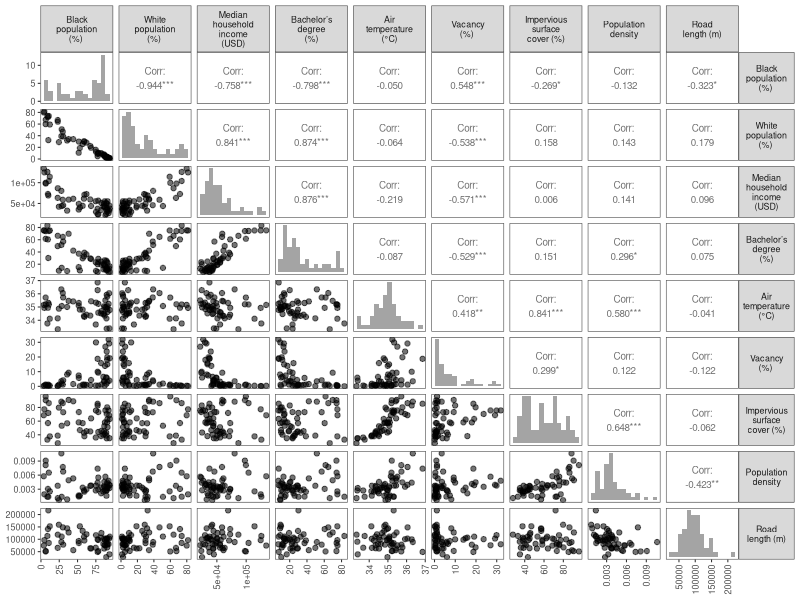
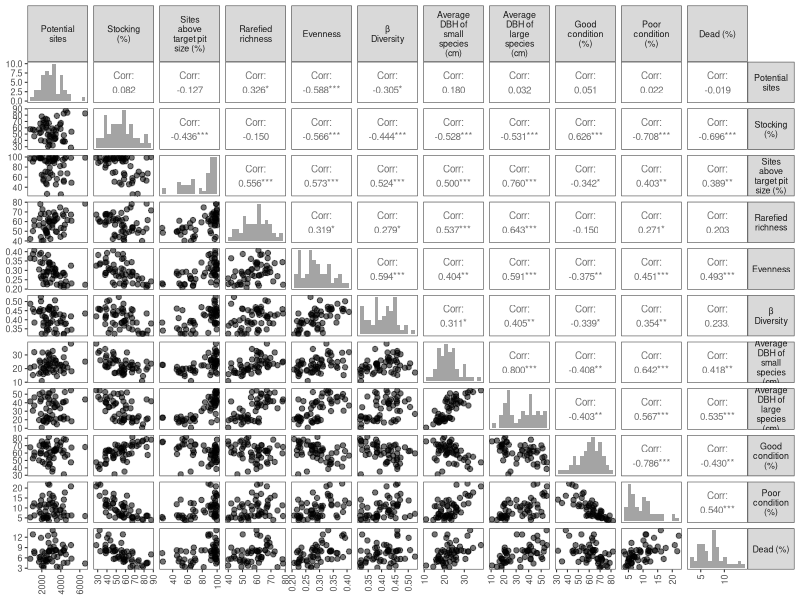

The R script that drew these images, in order:
## ---- chunk 1
library(tidyverse)
library(GGally)


Dependent_pair <- 
  # read_csv('input_data/Dependent_variable_2025-03-14.csv') |> 
  # read_csv('input_data/Dependent_variable_2025-03-27.csv') |>
  read_csv('input_data/Dependent_variable_2025-04-01.csv') |> 
  drop_na()

Independent_pair <- 
  read_csv('input_data/Independent_variable_2025-03-14.csv') |>  
  drop_na()

## ---- chunk 2
#options(repr.plot.width=8, repr.plot.height=4, repr.plot.res = 300) #set resolution


ind_pair <- 
  Independent_pair |> 
  select(
  #   'Potential sites' = totsites
  # , 'Stocking (%)' = percent_filled
  # , 'Sites Above Target Pit Size (%)' = Perc2.97
  # , 'Relative Species Richness' = rich_tottree
  # , 'Evenness' = Evar
  # , 'β Diversity' = spave
  # , 'Average DBH of Smal Species (in.)' = AvgDBH_smallmed
  # , 'Average DBH of Large Species (in.)' = AvgDBH_large
  # , 'Good Condition (%)' = PercGood
  # , 'Poor Condition (%)' = PercPoor
  # , 'Dead (%)' = PercDead
    'Black\npopulation\n(%) ' = PercBlk
  , 'White\npopulation\n(%) ' = PercWhite
  , 'Median\nhousehold\nincome\n(USD)' = mhhi20
  , 'Bachelor’s\ndegree\n(%)' = bahigher20
  , 'Air\ntemperature\n(°C)' = avg_temp
  , 'Vacancy\n(%) ' = vacant20
  , 'Impervious\nsurface\ncover (%)' = PercentImp
  , 'Population\ndensity' = PopDensity
  , 'Road\nlength (m)' = sum_road_length_m
    ) |> 
  ggpairs(
      aes(alpha = 0.05)
    , upper = list(continuous = wrap("cor", size = 2.5))
    , diag = list(continuous = wrap("barDiag", bins = 15))
    ) +
  # theme(panel.grid=element_blank(),
  #             axis.text.x = element_text(size =8),
  #             axis.text.y = element_text(size = 8)) +
  theme_bw(8) + 
  theme(
      panel.grid.minor = element_blank()
    , panel.grid.major = element_blank()
    , strip.text.y = element_text(angle = 0)
    , axis.text.x = element_text(angle = 90, hjust = 1, vjust = .5)
    )


ind_pair

# ggsave( filename = paste0('figures/Figure_S3_socioenv_', Sys.Date(), '.png')
#        , width = 6
#        , height = 7)

## ---- chunk 3

dep_pair <- 
  Dependent_pair |> 
  select(
    'Potential\nsites' = totsites
  , 'Stocking\n(%)' = percent_filled
  , 'Sites\nabove\ntarget pit\nsize (%)' = Perc2.97
  # , 'Relative\nSpecies\nRichness' = rich_tottree
  , 'Rarefied\nrichness' = rare_rich
  , 'Evenness' = Evar
  , 'β\nDiversity' = spave
  , 'Average\nDBH of\nsmall\nspecies\n(cm)' = AvgDBH_smallmed
  , 'Average\nDBH of\nlarge\nspecies\n(cm)' = AvgDBH_large
  , 'Good\ncondition\n(%)' = PercGood
  , 'Poor\ncondition\n(%)' = PercPoor
  , 'Dead (%)' = PercDead
  #   'Black\npopulation\n(%) ' = PercBlk
  # , 'White\npopulation\n(%) ' = PercWhite
  # , 'Median\nhousehold\nIncome\n(USD)' = mhhi20
  # , 'Bachelor’s\nDegree\nEducational\nAttainment\n(%)' = bahigher20
  # , 'Air\nTemperature\n(°C)' = avg_temp
  # , 'Vacancy\n(%) ' = vacant20
  # , 'Impervious\nsurface\ncover (%)' = PercentImp
  # , 'Population\ndensity' = PopDensity
  # , 'Road\nlength (m)' = sum_road_length_m
    ) |> 
  ggpairs(
      aes(alpha = 0.05)
    , upper = list(continuous = wrap("cor", size = 2.5))
    , diag = list(continuous = wrap("barDiag", bins = 15))
    ) +
  # theme(panel.grid=element_blank(),
  #             axis.text.x = element_text(size =8),
  #             axis.text.y = element_text(size = 8)) +
  theme_bw(8) + 
  theme(
      panel.grid.minor = element_blank()
    , panel.grid.major = element_blank()
    , strip.text.y = element_text(angle = 0)
    , axis.text.x = element_text(angle = 90, hjust = 1, vjust = .5)
    )


dep_pair

# ggsave( filename = paste0('figures/Figure_S2_street_tree_', Sys.Date(), '.png')
#        , width = 6
#        , height = 7)
## ---- chunk 4

# panel.cor <- function(x, y){
#   usr <- par("usr"); on.exit(par(usr))
#   par(usr = c(0, 1, 0, 1))
#   r <- round(cor(x, y), digits=2)
#   txt <- paste0("r = ", r)
#   cex.cor <- 0.8/strwidth(txt)
#   text(0.5, 0.5, txt, cex = cex.cor * r)
# }
# # Customize upper panel
# upper.panel<-function(x, y){
#   points(x,y, pch = 19)
# }
# panel.hist <- function(x, ...)
# {
#   usr <- par("usr")
#   par(usr = c(usr[1:2], 0, 1.5) )
#   h <- hist(x, plot = FALSE)
#   breaks <- h$breaks; nB <- length(breaks)
#   y <- h$counts; y <- y/max(y)
#   rect(breaks[-nB], 0, breaks[-1], y, col = "darkgray", ...)
# }
# 
# # Create the plots
# pairs(Combined[,2:7], 
#       lower.panel = panel.cor,
#       upper.panel = upper.panel,
#       diag.panel=panel.hist)

